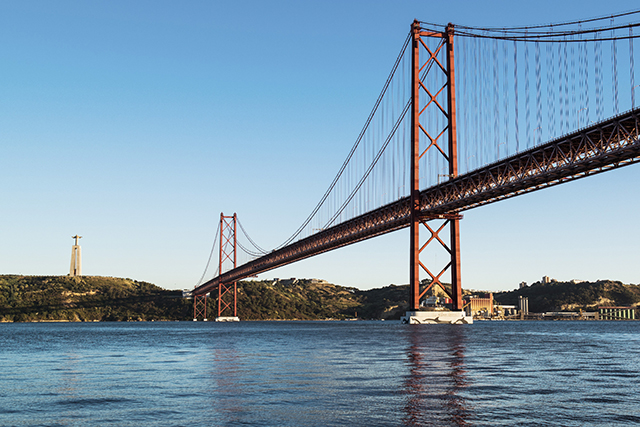
#> input picture py_curso_openVC/openCV_ex_prog/imgs/ponte.jpg, 640 x 427 px
$ python ex_openCV_07.py
#> lines starting #> are read from the running program, lines starting #| are printed output that depends on the picture; after the words box and inside, x2 and y2 are one past the last pixel; in counts of white or black regions, pixels touching at a corner belong together
import numpy as np
import cv2

imagem = cv2.imread('imgs/ponte.jpg')
#> imagem is the input picture: shape (427, 640, 3); mean B, G, R 172, 151.6, 124.8

vermelho = (0,0,255)
verde = (0,255,0)
azul = (255,0,0)

cv2.line(imagem, (0, 0), (100, 200), verde)
cv2.line(imagem, (300, 200), (150, 150), vermelho, 5)
cv2.rectangle(imagem, (20, 20), (120, 120), azul, 10)
cv2.rectangle(imagem, (200, 50), (225, 125), verde, -1)
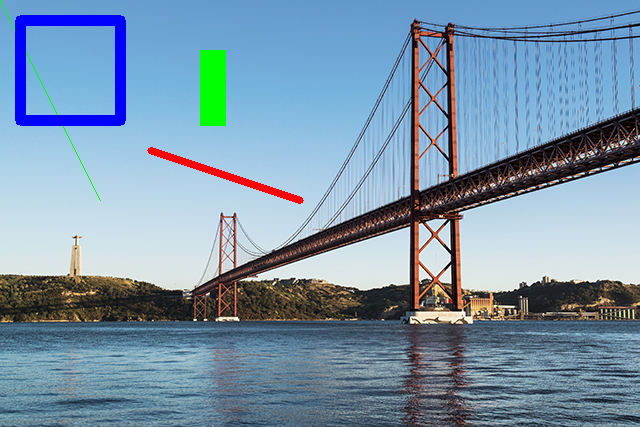
#> imagem: shape (427, 640, 3); mean B, G, R 169.9, 148.5, 122.2

(X, Y) = (imagem.shape[1] // 2, imagem.shape[0] // 2)
#> X = 320; Y = 213
for raio in range(0, 175, 15):
    cv2.circle(imagem, (X, Y), raio, vermelho)
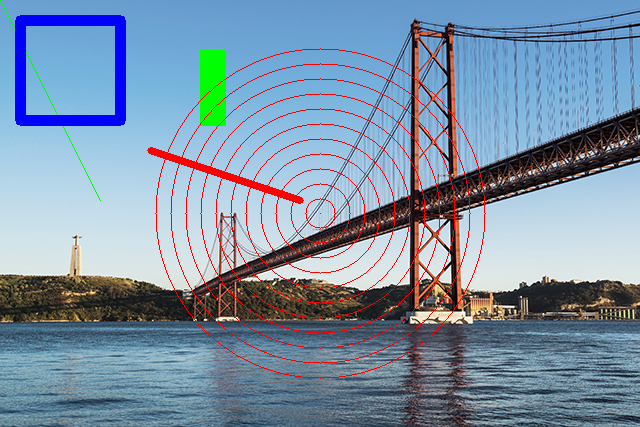
#> imagem: shape (427, 640, 3); 2.02% of pixels changed, all inside (x1, y1, x2, y2) = (155, 48, 486, 379)

cv2.imshow('Desenho sobre a imagem', imagem)

cv2.waitKey(0)
cv2.destroyAllWindows()
# no Mac força o destroyAllWindows.
cv2.waitKey(1)

$ run again, with py_curso_openVC/openCV_ex_prog/imgs/bia.jpg copied over py_curso_openVC/openCV_ex_prog/imgs/ponte.jpg
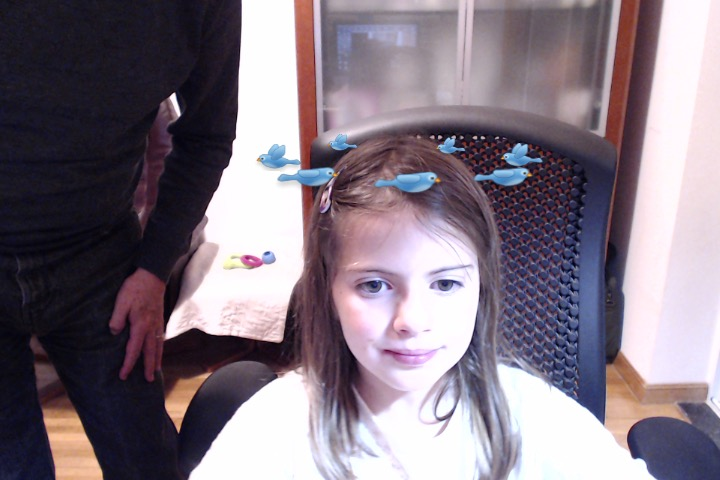
#> input picture py_curso_openVC/openCV_ex_prog/imgs/bia.jpg, 720 x 480 px
#> imagem is the input picture: shape (480, 720, 3); mean B, G, R 130, 118.4, 129.8
#> `cv2.rectangle(imagem, (200, 50), (225, 125), verde, -1)`:
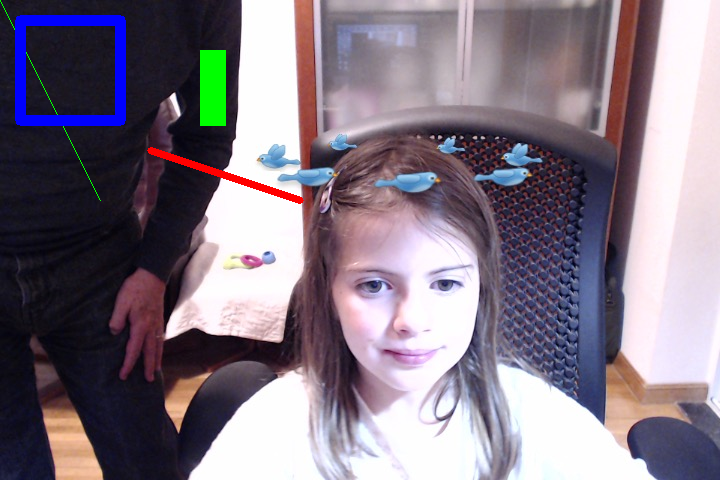
#> imagem: shape (480, 720, 3); mean B, G, R 132.1, 119.1, 129.7
#> after the loop `for raio in range(0, 175, 15):`:
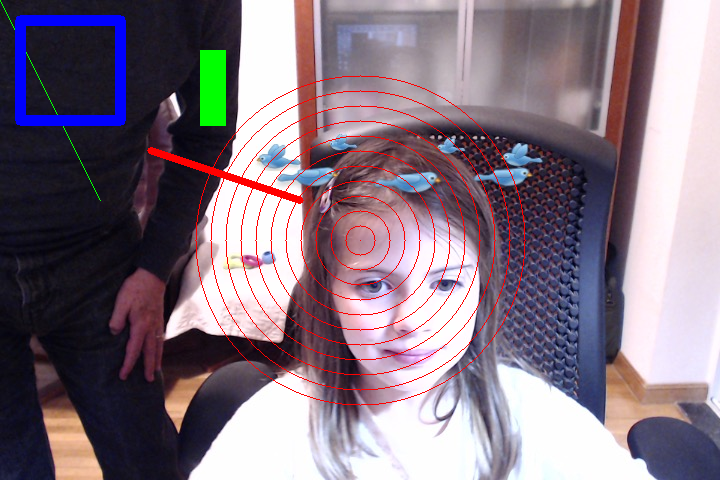
#> imagem: shape (480, 720, 3); 1.6% of pixels changed, all inside (x1, y1, x2, y2) = (195, 75, 526, 406)

$ run again, with py_curso_openVC/openCV_ex_prog/imgs/caras.jpg copied over py_curso_openVC/openCV_ex_prog/imgs/ponte.jpg
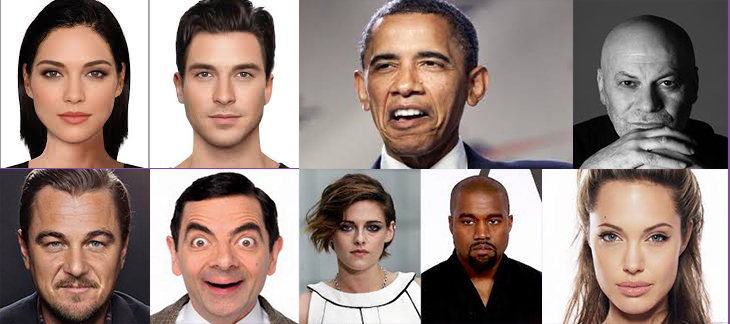
#> input picture py_curso_openVC/openCV_ex_prog/imgs/caras.jpg, 730 x 324 px
#> imagem is the input picture: shape (324, 730, 3); mean B, G, R 126.4, 133.1, 151.4
#> `cv2.rectangle(imagem, (200, 50), (225, 125), verde, -1)`:
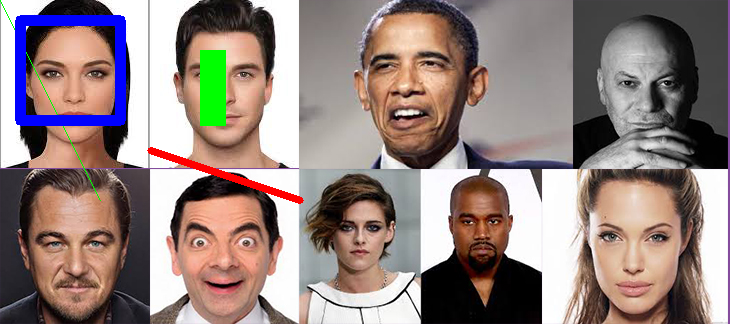
#> imagem: shape (324, 730, 3); mean B, G, R 127.6, 131.6, 148.1
#> after the loop `for raio in range(0, 175, 15):`:
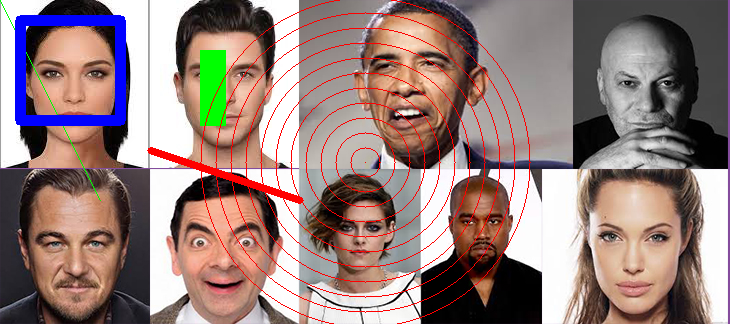
#> imagem: shape (324, 730, 3); 2.29% of pixels changed, all inside (x1, y1, x2, y2) = (200, 0, 531, 324)
